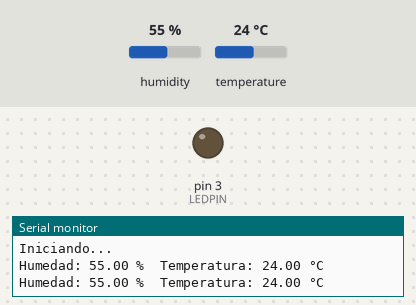
Simulated run of this sketch. Board: Arduino Uno, built with avr-gcc and run on an emulated ATmega328P. On the bench: output pins drawn as LEDs (lit = HIGH), the last lines printed to the serial monitor. The inputs (shaded band) are chosen by the test bench; at power-on: temperature 24 °C, humidity 55 %.

Above: at 4.8 s.
4.9 s: temperature set to 27 °C
7.9 s: temperature set to 30 °C
At 8.8 s:
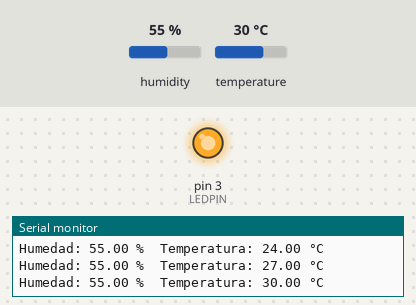
10.9 s: temperature set to 12 °C
At 12.5 s:
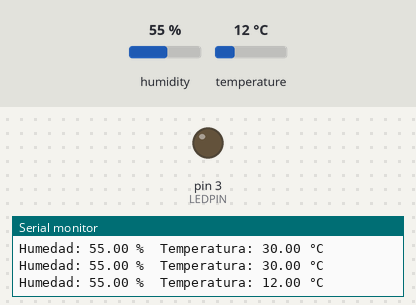
13.9 s: temperature set to 33 °C
At 14.9 s:
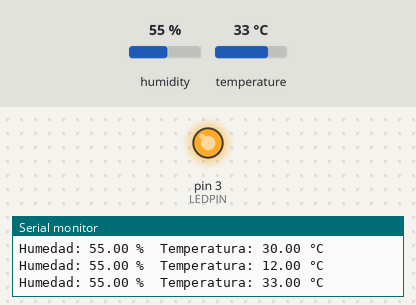
Timing chart, 0 to 16.9 s (numbered marks = the images above; inputs shaded):
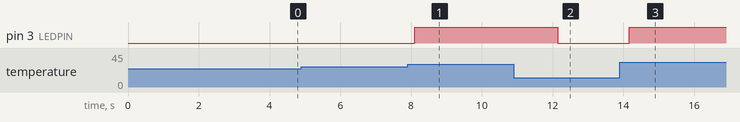

Measured:
- the behaviour switches between 28 and 29 °C on temperature (found by bisection; images 0 and 1)
- after the input at 7.9 s, pin 3 (LEDPIN): LOW → HIGH after 0.20 s
- after the input at 10.9 s, pin 3 (LEDPIN): HIGH → LOW after 1.2 s
- after the input at 13.9 s, pin 3 (LEDPIN): LOW → HIGH after 0.27 s

The sketch:

Sensor_DHT_11.ino
```cpp
#include "DHT.h"

#define DHTPIN 2
#define DHTTYPE DHT11

// Definimos el pin donde conectaremos el LED
#define LEDPIN 3

DHT dht(DHTPIN, DHTTYPE);

void setup() {
  Serial.begin(9600);
  Serial.println("Iniciando...");

  dht.begin();

  pinMode(LEDPIN, OUTPUT);
  digitalWrite(LEDPIN, LOW); // Inicia apagado
}

void loop() {
  // El DHT11 necesita 2 segundos entre lecturas
  delay(2000);

  // Leemos la humedad y la temperatura
  float h = dht.readHumidity();
  float t = dht.readTemperature();

  // --- FILTRO DE DESCONEXIÓN ---
  // Si no hay lectura válida (los cables se movieron), detenemos todo
  if (isnan(h) || isnan(t)) {
    digitalWrite(LEDPIN, LOW); // Apagamos el LED por seguridad si se pierde la señal
    return; // Este comando aborta el resto del código y vuelve a empezar el loop
  }

  //---------- Lógica del LED ----------

  // Si llegamos hasta aquí, es porque SÍ hay conexión perfecta
  if (t > 28.5) {
    digitalWrite(LEDPIN, HIGH); // Enciende
  }
  else {
    digitalWrite(LEDPIN, LOW);  // Apaga
  }

  //---------- Enviamos las lecturas por el puerto serial ----------

  Serial.print("Humedad: ");
  Serial.print(h);
  Serial.print(" %\t");

  Serial.print("Temperatura: ");
  Serial.print(t);
  Serial.println(" °C");
}
```
